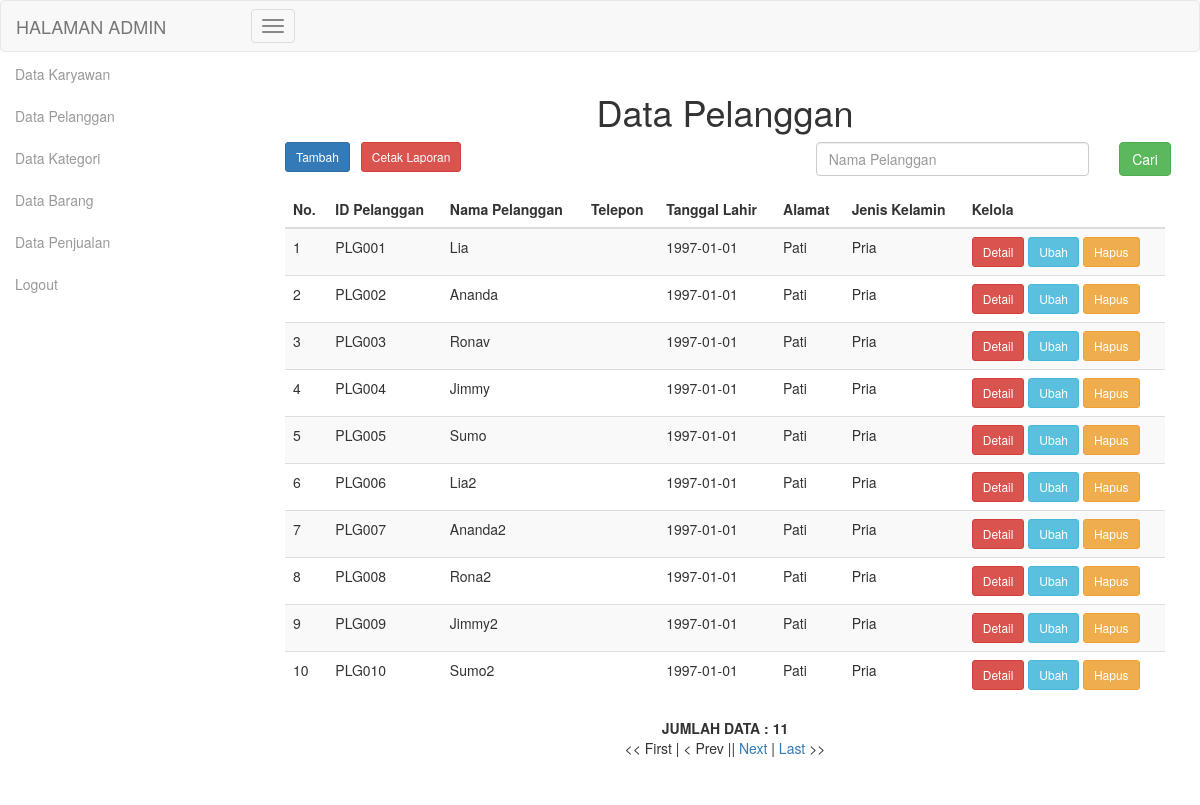
The page /admin/index.php?page=pelanggan_tampil (signed in) on the database its author committed.
### tables this page shows
CREATE TABLE IF NOT EXISTS `pelanggan` (
  `id_pelanggan` varchar(15) NOT NULL DEFAULT '',
  `nama_pelanggan` varchar(50) DEFAULT NULL,
  `telepon` varchar(15) DEFAULT NULL,
  `tanggal_lahir` date DEFAULT NULL,
  `alamat` varchar(100) DEFAULT NULL,
  `jenis_kelamin` varchar(10) DEFAULT NULL
);

### admin/pelanggan_tampil.php (the view, shortened to what this page needs)
<!doctype html>
<html lang="id">
	<head>
	</head>
	<body>
		<div class="col-sm-12">
			<h1 style="text-align: center;">Data Pelanggan</h1>
			<form class="form-horizontal" name="frmCari" method="post">
				<div class="form-group">
					<div class="col-sm-1">
						<a href="?page=pelanggan_tambah" class="btn btn-primary btn-sm">Tambah</a>
					</div>
					<div class="col-sm-3">
						<a href="pelanggan_laporan.php" class="btn btn-danger btn-sm" target="_blank">Cetak Laporan</a>
					</div>
					<div class="col-sm-3">
					</div>
					<div class="col-sm-4">
						<input type="text" class="form-control" name="txtCari" placeholder="Nama Pelanggan"/>
					</div>
					<div class="col-sm-1">
						<button type="submit" class="btn btn-success" name="btnCari">Cari</button>
					</div>
				</div>
			</form>
			<div class="table-responsive">
				<table class="table table-striped">
					<thead>
						<tr>
							<th>No.</th>
							<th>ID Pelanggan</th>
							<th>Nama Pelanggan</th>
							<th>Telepon</th>
							<th>Tanggal Lahir</th>
							<th>Alamat</th>
							<th>Jenis Kelamin</th>
							<th>Kelola</th>
						</tr>
					</thead>
					<tbody>
						<?php
							$batas = 10;
							if (isset($_GET['hal'])) {
								$hal = ($_GET['hal']);
								$posisi = ($hal-1) *$batas;
							}else{
								$posisi = 0;
								$hal =  1;
							}
							if (isset($_POST['btnCari'])) {
								$sql = mysql_query("SELECT * FROM pelanggan WHERE nama_pelanggan LIKE '%".$_POST['txtCari']."%' ORDER BY id_pelanggan LIMIT $posisi,$batas") or die(mysql_error());
							}else{
								$sql = mysql_query("SELECT * FROM pelanggan ORDER BY id_pelanggan LIMIT $posisi,$batas") or die (mysql_error());
							}
							$no=1;
							while ($data = mysql_fetch_array($sql)) {
						?>
						<tr>
							<td><?php echo $no; ?></td>
							<td><?php echo $data['id_pelanggan']; ?></td>
							<td><?php echo $data['nama_pelanggan']; ?></td>
							<td><?php echo $data['telepon']; ?></td>
							<td><?php echo $data['tanggal_lahir']; ?></td>
							<td><?php echo $data['alamat']; ?></td>
							<td><?php echo $data['jenis_kelamin']; ?></td>
							<td>
								<a href="?page=pelanggan_detail&id=<?php echo $data['id_pelanggan'];?>" class="btn btn-danger btn-sm">Detail</a>
								<a href="?page=pelanggan_ubah&id=<?php echo $data['id_pelanggan']; ?>" class="btn btn-info btn-sm">Ubah</a>
								<a href="?page=pelanggan_hapus&id=<?php echo $data['id_pelanggan']; ?>"
								onclick="return confirm('Hapus data ?');" class="btn btn-warning btn-sm">Hapus</a>
							</td>
						</tr>
							<?php
								$no++;
								}
								$sql2 = mysql_query("SELECT * FROM pelanggan") or die (mysql_error());
								$jumlahdata = mysql_num_rows($sql2);
							?>
					</tbody>
				</table>
				<center> <b>JUMLAH DATA : <?php echo $jumlahdata ?></b></center>
				<?php
					$jmlhal = ceil($jumlahdata/$batas);
					$url = "?page=pelanggan_tampil";
					echo "<center>";
					if ($hal>1) {
						$previous=$hal-1;
						echo " << <a href=$url&hal=1>First</a> | <a href=$url&hal=$previous>Prev</a> | ";
					} else {
						echo "<< First | < Prev |";
					}
					if ($hal < $jmlhal) {
						$next = $hal+1;
						echo "| <a href=$url&hal=$next> Next</a> | <a href=$url&hal=$jmlhal>Last</a> >> ";
					} else {
						echo " Next > | Last >>";
					}
					echo "</center>";
				?>
			</div>
		</div>
	</body>
</html>

### rows shown on the page
pelanggan: id_pelanggan "PLG001", nama_pelanggan "Lia", tanggal_lahir "1997-01-01", alamat "Pati", jenis_kelamin "Pria"
pelanggan: id_pelanggan "PLG002", nama_pelanggan "Ananda", tanggal_lahir "1997-01-01", alamat "Pati", jenis_kelamin "Pria"
pelanggan: id_pelanggan "PLG003", nama_pelanggan "Ronav", tanggal_lahir "1997-01-01", alamat "Pati", jenis_kelamin "Pria"
pelanggan: id_pelanggan "PLG004", nama_pelanggan "Jimmy", tanggal_lahir "1997-01-01", alamat "Pati", jenis_kelamin "Pria"
pelanggan: id_pelanggan "PLG005", nama_pelanggan "Sumo", tanggal_lahir "1997-01-01", alamat "Pati", jenis_kelamin "Pria"
pelanggan: id_pelanggan "PLG006", nama_pelanggan "Lia2", tanggal_lahir "1997-01-01", alamat "Pati", jenis_kelamin "Pria"
pelanggan: id_pelanggan "PLG007", nama_pelanggan "Ananda2", tanggal_lahir "1997-01-01", alamat "Pati", jenis_kelamin "Pria"
pelanggan: id_pelanggan "PLG008", nama_pelanggan "Rona2", tanggal_lahir "1997-01-01", alamat "Pati", jenis_kelamin "Pria"
pelanggan: id_pelanggan "PLG009", nama_pelanggan "Jimmy2", tanggal_lahir "1997-01-01", alamat "Pati", jenis_kelamin "Pria"
pelanggan: id_pelanggan "PLG010", nama_pelanggan "Sumo2", tanggal_lahir "1997-01-01", alamat "Pati", jenis_kelamin "Pria"

### other values the page prints
$jumlahdata "11"
